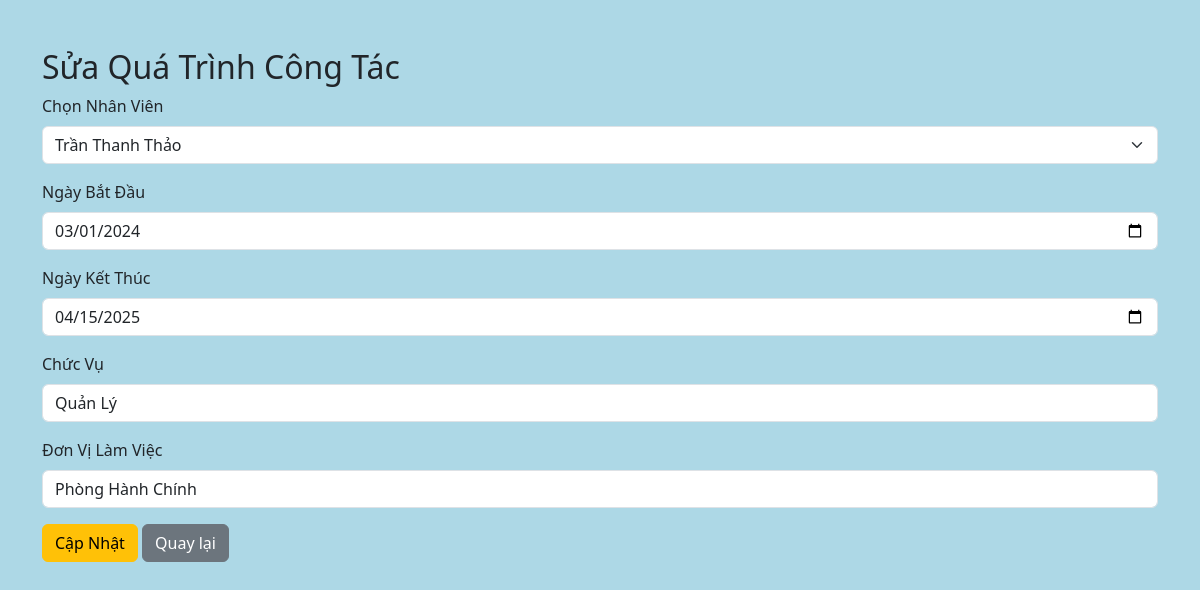
The page /admin/sua_qtct.php?id=11 (signed in) on the database its author committed.
### tables this page shows
CREATE TABLE `quatrinhcongtac` (
  `id` int(11) NOT NULL,
  `id_nhan_vien` int(11) DEFAULT NULL,
  `ngay_bat_dau` date NOT NULL,
  `ngay_ket_thuc` date DEFAULT NULL,
  `chuc_vu` varchar(255) DEFAULT NULL,
  `don_vi_lam_viec` varchar(255) DEFAULT NULL
);

### admin/sua_qtct.php (the view, shortened to what this page needs)
<?php
$conn = new mysqli('localhost', 'root', '', 'quanly_nhansu');
if (isset($_GET['id'])) {
    $id = $_GET['id'];
    $sql = "SELECT * FROM quatrinhcongtac WHERE id = $id";
    $result = $conn->query($sql);
    $row = $result->fetch_assoc();
}
$sql_nv = "SELECT id, ho_ten FROM nhanvien";
$result_nv = $conn->query($sql_nv);
?>
<!DOCTYPE html>
<html lang="en">
<head>
    <link href="https://cdn.jsdelivr.net/npm/bootstrap@5.3.0-alpha1/dist/css/bootstrap.min.css" rel="stylesheet">
</head>
<body>
    <div class="container mt-5">
        <h2>Sửa Quá Trình Công Tác</h2>
        <form method="POST">
            <div class="mb-3">
                <label for="id_nhan_vien" class="form-label">Chọn Nhân Viên</label>
                <select class="form-select" id="id_nhan_vien" name="id_nhan_vien" required>
                    <?php
                    while ($row_nv = $result_nv->fetch_assoc()) {
                        $selected = ($row_nv['id'] == $row['id_nhan_vien']) ? 'selected' : '';
                        echo "<option value='" . $row_nv["id"] . "' $selected>" . $row_nv["ho_ten"] . "</option>";
                    }
                    ?>
                </select>
            </div>
            <div class="mb-3">
                <label for="ngay_bat_dau" class="form-label">Ngày Bắt Đầu</label>
                <input type="date" class="form-control" id="ngay_bat_dau" name="ngay_bat_dau" value="<?php echo $row['ngay_bat_dau']; ?>" required>
            </div>
            <div class="mb-3">
                <label for="ngay_ket_thuc" class="form-label">Ngày Kết Thúc</label>
                <input type="date" class="form-control" id="ngay_ket_thuc" name="ngay_ket_thuc" value="<?php echo $row['ngay_ket_thuc']; ?>">
            </div>
            <div class="mb-3">
                <label for="chuc_vu" class="form-label">Chức Vụ</label>
                <input type="text" class="form-control" id="chuc_vu" name="chuc_vu" value="<?php echo $row['chuc_vu']; ?>">
            </div>
            <div class="mb-3">
                <label for="don_vi_lam_viec" class="form-label">Đơn Vị Làm Việc</label>
                <input type="text" class="form-control" id="don_vi_lam_viec" name="don_vi_lam_viec" value="<?php echo $row['don_vi_lam_viec']; ?>">
            </div>
            <button type="submit" class="btn btn-warning">Cập Nhật</button>
            <a href="quanly_qtct.php" class="btn btn-secondary">Quay lại</a>
        </form>
    </div>
</body>
</html>

### admin/sua_qtct.php (style rules this page uses)
body { background-color: #ADD8E6; }

### rows shown on the page
quatrinhcongtac: ngay_bat_dau "03/01/2024", ngay_ket_thuc "04/15/2025", chuc_vu "Quản Lý", don_vi_lam_viec "Phòng Hành Chính"

### other values the page prints
form field id_nhan_vien "Trần Thanh Thảo"
